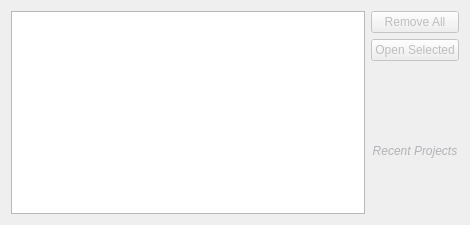
<?xml version="1.0" encoding="UTF-8"?>
<ui version="4.0">
 <class>recent</class>
 <widget class="QWidget" name="recent">
  <property name="geometry">
   <rect>
    <x>0</x>
    <y>0</y>
    <width>470</width>
    <height>225</height>
   </rect>
  </property>
  <property name="minimumSize">
   <size>
    <width>0</width>
    <height>225</height>
   </size>
  </property>
  <property name="maximumSize">
   <size>
    <width>16777215</width>
    <height>225</height>
   </size>
  </property>
  <property name="windowTitle">
   <string>Form</string>
  </property>
  <layout class="QHBoxLayout" name="horizontalLayout">
   <item>
    <widget class="QListWidget" name="projects_list">
     <property name="font">
      <font>
       <family>Ubuntu</family>
       <pointsize>11</pointsize>
       <weight>9</weight>
       <italic>false</italic>
       <bold>false</bold>
      </font>
     </property>
     <property name="styleSheet">
      <string notr="true">font: 75 11pt &quot;Ubuntu&quot;;</string>
     </property>
     <property name="editTriggers">
      <set>QAbstractItemView::NoEditTriggers</set>
     </property>
     <property name="alternatingRowColors">
      <bool>true</bool>
     </property>
     <property name="iconSize">
      <size>
       <width>20</width>
       <height>20</height>
      </size>
     </property>
     <property name="textElideMode">
      <enum>Qt::ElideRight</enum>
     </property>
     <property name="verticalScrollMode">
      <enum>QAbstractItemView::ScrollPerPixel</enum>
     </property>
     <property name="horizontalScrollMode">
      <enum>QAbstractItemView::ScrollPerPixel</enum>
     </property>
     <property name="spacing">
      <number>2</number>
     </property>
     <property name="uniformItemSizes">
      <bool>true</bool>
     </property>
     <property name="selectionRectVisible">
      <bool>true</bool>
     </property>
    </widget>
   </item>
   <item>
    <layout class="QVBoxLayout" name="verticalLayout">
     <item>
      <widget class="QPushButton" name="remove">
       <property name="enabled">
        <bool>false</bool>
       </property>
       <property name="text">
        <string>Remove All</string>
       </property>
       <property name="icon">
        <iconset resource="rc.qrc">
         <normaloff>:/images/images/deattach.png</normaloff>:/images/images/deattach.png</iconset>
       </property>
       <property name="iconSize">
        <size>
         <width>18</width>
         <height>18</height>
        </size>
       </property>
      </widget>
     </item>
     <item>
      <widget class="QPushButton" name="open">
       <property name="enabled">
        <bool>false</bool>
       </property>
       <property name="text">
        <string>Open Selected</string>
       </property>
       <property name="icon">
        <iconset resource="rc.qrc">
         <normaloff>:/images/images/open.png</normaloff>:/images/images/open.png</iconset>
       </property>
       <property name="iconSize">
        <size>
         <width>18</width>
         <height>18</height>
        </size>
       </property>
      </widget>
     </item>
     <item>
      <spacer name="verticalSpacer">
       <property name="orientation">
        <enum>Qt::Vertical</enum>
       </property>
       <property name="sizeHint" stdset="0">
        <size>
         <width>20</width>
         <height>40</height>
        </size>
       </property>
      </spacer>
     </item>
     <item>
      <widget class="QLabel" name="label">
       <property name="text">
        <string/>
       </property>
       <property name="pixmap">
        <pixmap resource="rc.qrc">:/images/images/recent.png</pixmap>
       </property>
       <property name="alignment">
        <set>Qt::AlignCenter</set>
       </property>
      </widget>
     </item>
     <item>
      <widget class="QLabel" name="label_2">
       <property name="font">
        <font>
         <italic>true</italic>
        </font>
       </property>
       <property name="styleSheet">
        <string notr="true">color:#b3b2b8;</string>
       </property>
       <property name="text">
        <string>Recent Projects</string>
       </property>
       <property name="alignment">
        <set>Qt::AlignCenter</set>
       </property>
      </widget>
     </item>
     <item>
      <spacer name="verticalSpacer_2">
       <property name="orientation">
        <enum>Qt::Vertical</enum>
       </property>
       <property name="sizeHint" stdset="0">
        <size>
         <width>20</width>
         <height>40</height>
        </size>
       </property>
      </spacer>
     </item>
    </layout>
   </item>
  </layout>
 </widget>
 <resources>
  <include location="rc.qrc"/>
 </resources>
 <connections/>
</ui>
